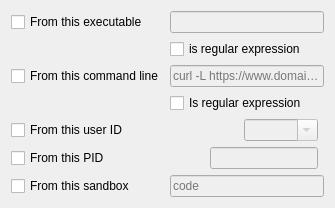
     <widget class="QWidget" name="tabWidgetPage1">
      <attribute name="icon">
       <iconset theme="system-run">
        <normaloff>../../../../../../.designer/backup</normaloff>../../../../../../.designer/backup</iconset>
      </attribute>
      <attribute name="title">
       <string>Applications</string>
      </attribute>
      <layout class="QGridLayout" name="gridLayout_2">
       <item row="0" column="1" colspan="2">
        <widget class="QLineEdit" name="procLine">
         <property name="enabled">
          <bool>false</bool>
         </property>
         <property name="toolTip">
          <string>&lt;html&gt;&lt;head/&gt;&lt;body&gt;&lt;p&gt;The value of this field is always the absolute path to the executable: /path/to/binary&lt;br/&gt;&lt;/p&gt;&lt;p&gt;Examples:&lt;/p&gt;&lt;p&gt;- Simple: /path/to/binary&lt;/p&gt;&lt;p&gt;- Multiple paths: ^/usr/lib(64|)/firefox/firefox$&lt;/p&gt;&lt;p&gt;- Multiple binaries: ^(/usr/sbin/ntpd|/lib/systemd/systemd-timesyncd|/usr/bin/xbrlapi|/usr/bin/dirmngr)$ &lt;/p&gt;&lt;p&gt;- Deny/Allow executions from /tmp:&lt;/p&gt;&lt;p&gt;^/(var/|)tmp/.*$&lt;br/&gt;&lt;/p&gt;&lt;p&gt;For more examples visit the &lt;a href="https://github.com/evilsocket/opensnitch/wiki/Rules-examples"&gt;wiki page&lt;/a&gt; or ask on the &lt;a href="https://github.com/evilsocket/opensnitch/discussions"&gt;Discussion forums&lt;/a&gt;.&lt;/p&gt;&lt;/body&gt;&lt;/html&gt;</string>
         </property>
        </widget>
       </item>
       <item row="3" column="1">
        <widget class="QCheckBox" name="checkCmdlineRegexp">
         <property name="text">
          <string>Is regular expression</string>
         </property>
        </widget>
       </item>
       <item row="4" column="0">
        <widget class="QCheckBox" name="uidCheck">
         <property name="text">
          <string>From this user ID</string>
         </property>
        </widget>
       </item>
       <item row="2" column="0">
        <widget class="QCheckBox" name="cmdlineCheck">
         <property name="text">
          <string>From this command line</string>
         </property>
        </widget>
       </item>
       <item row="2" column="1" colspan="2">
        <widget class="QLineEdit" name="cmdlineLine">
         <property name="enabled">
          <bool>false</bool>
         </property>
         <property name="toolTip">
          <string>&lt;html&gt;&lt;head/&gt;&lt;body&gt;&lt;p&gt;This field will contain and match the command line that was executed by the user.&lt;br/&gt;&lt;/p&gt;&lt;p&gt;If the user typed the command, only the command will appear:&lt;/p&gt;&lt;p&gt;telnet 1.2.3.4&lt;br/&gt;&lt;/p&gt;&lt;p&gt;If the user typed the absolute or relative path to the command, that is what will appear:&lt;/p&gt;&lt;p&gt;/usr/bin/telnet 1.2.3.4&lt;/p&gt;&lt;p&gt;../../../usr/bin/telnet 1.2.3.4&lt;/p&gt;&lt;/body&gt;&lt;/html&gt;</string>
         </property>
         <property name="placeholderText">
          <string notr="true">curl -L https://www.domain.com</string>
         </property>
        </widget>
       </item>
       <item row="5" column="0">
        <widget class="QCheckBox" name="pidCheck">
         <property name="text">
          <string>From this PID</string>
         </property>
        </widget>
       </item>
       <item row="5" column="1">
        <layout class="QHBoxLayout" name="horizontalLayout_11">
         <item>
          <spacer name="horizontalSpacer_11">
           <property name="orientation">
            <enum>Qt::Horizontal</enum>
           </property>
           <property name="sizeHint" stdset="0">
            <size>
             <width>40</width>
             <height>20</height>
            </size>
           </property>
          </spacer>
         </item>
         <item>
          <widget class="QLineEdit" name="pidLine">
           <property name="enabled">
            <bool>false</bool>
           </property>
           <property name="sizePolicy">
            <sizepolicy hsizetype="Minimum" vsizetype="Fixed">
             <horstretch>0</horstretch>
             <verstretch>0</verstretch>
            </sizepolicy>
           </property>
          </widget>
         </item>
        </layout>
       </item>
       <item row="4" column="1">
        <layout class="QHBoxLayout" name="horizontalLayout_8">
         <item>
          <spacer name="horizontalSpacer_2">
           <property name="orientation">
            <enum>Qt::Horizontal</enum>
           </property>
           <property name="sizeType">
            <enum>QSizePolicy::Policy::MinimumExpanding</enum>
           </property>
           <property name="sizeHint" stdset="0">
            <size>
             <width>0</width>
             <height>0</height>
            </size>
           </property>
          </spacer>
         </item>
         <item>
          <widget class="QComboBox" name="uidCombo">
           <property name="enabled">
            <bool>false</bool>
           </property>
           <property name="sizePolicy">
            <sizepolicy hsizetype="MinimumExpanding" vsizetype="Fixed">
             <horstretch>0</horstretch>
             <verstretch>0</verstretch>
            </sizepolicy>
           </property>
           <property name="editable">
            <bool>true</bool>
           </property>
          </widget>
         </item>
        </layout>
       </item>
       <item row="0" column="0">
        <widget class="QCheckBox" name="procCheck">
         <property name="text">
          <string>From this executable</string>
         </property>
        </widget>
       </item>
       <item row="1" column="1">
        <widget class="QCheckBox" name="checkProcRegexp">
         <property name="text">
          <string>is regular expression</string>
         </property>
        </widget>
       </item>
       <item row="6" column="0">
        <widget class="QCheckBox" name="sandboxCheck">
         <property name="text">
          <string>From this sandbox</string>
         </property>
        </widget>
       </item>
       <item row="6" column="1" colspan="2">
        <widget class="QLineEdit" name="sandboxLine">
         <property name="enabled">
          <bool>false</bool>
         </property>
         <property name="toolTip">
          <string>The sandbox of the process: the slice sandbox-&lt;name&gt;.slice in its cgroup. The process cannot change it.</string>
         </property>
         <property name="placeholderText">
          <string notr="true">code</string>
         </property>
        </widget>
       </item>
      </layout>
     </widget>
